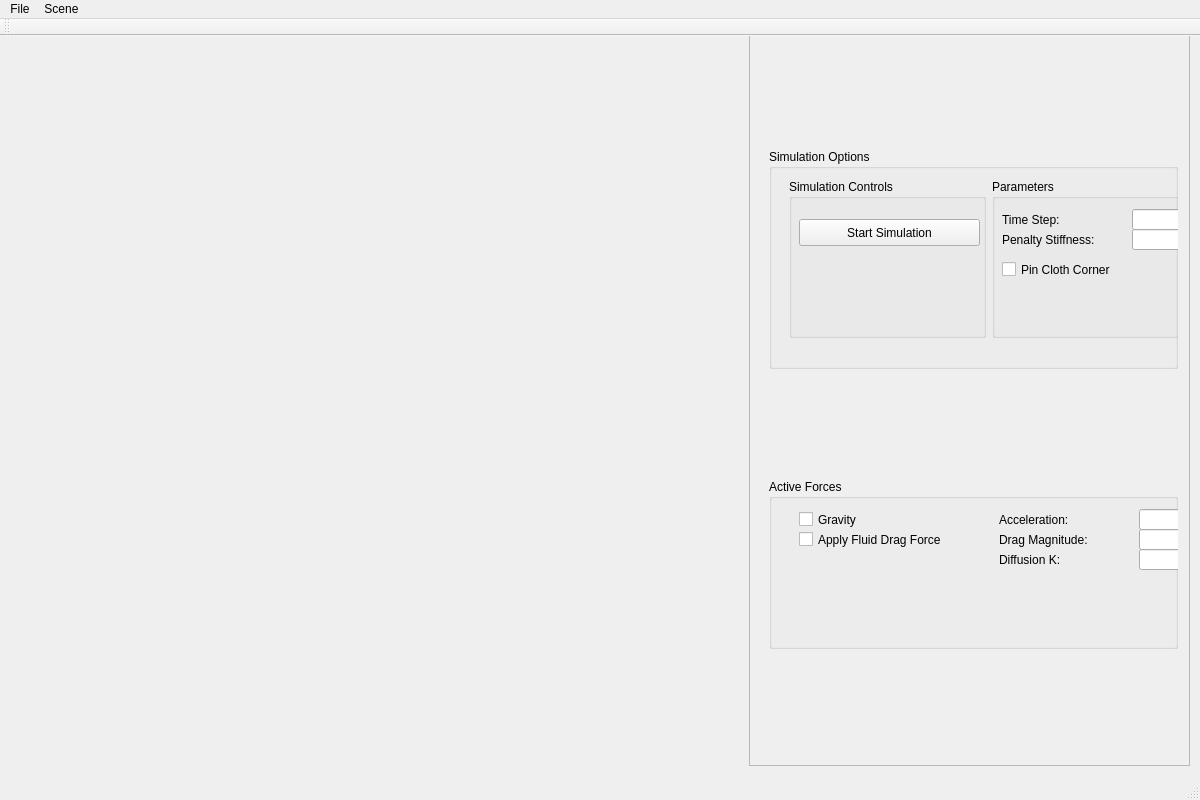
<?xml version="1.0" encoding="UTF-8"?>
<ui version="4.0">
 <class>MainWindow</class>
 <widget class="QMainWindow" name="MainWindow">
  <property name="geometry">
   <rect>
    <x>0</x>
    <y>0</y>
    <width>1200</width>
    <height>800</height>
   </rect>
  </property>
  <property name="windowTitle">
   <string>Virtual Catwalk</string>
  </property>
  <widget class="QWidget" name="centralWidget">
   <widget class="GLPanel" name="GLWidget" native="true">
    <property name="geometry">
     <rect>
      <x>10</x>
      <y>0</y>
      <width>731</width>
      <height>731</height>
     </rect>
    </property>
    <property name="sizePolicy">
     <sizepolicy hsizetype="Fixed" vsizetype="Fixed">
      <horstretch>0</horstretch>
      <verstretch>0</verstretch>
     </sizepolicy>
    </property>
    <property name="focusPolicy">
     <enum>Qt::StrongFocus</enum>
    </property>
   </widget>
   <widget class="QFrame" name="parameterFrame">
    <property name="geometry">
     <rect>
      <x>749</x>
      <y>-1</y>
      <width>441</width>
      <height>731</height>
     </rect>
    </property>
    <property name="frameShape">
     <enum>QFrame::StyledPanel</enum>
    </property>
    <property name="frameShadow">
     <enum>QFrame::Raised</enum>
    </property>
    <widget class="QWidget" name="verticalLayoutWidget">
     <property name="geometry">
      <rect>
       <x>9</x>
       <y>-1</y>
       <width>431</width>
       <height>731</height>
      </rect>
     </property>
     <layout class="QVBoxLayout" name="verticalLayout">
      <item>
       <widget class="QGroupBox" name="simOptionsBox">
        <property name="maximumSize">
         <size>
          <width>16777215</width>
          <height>220</height>
         </size>
        </property>
        <property name="title">
         <string>Simulation Options</string>
        </property>
        <widget class="QWidget" name="horizontalLayoutWidget">
         <property name="geometry">
          <rect>
           <x>9</x>
           <y>19</y>
           <width>421</width>
           <height>181</height>
          </rect>
         </property>
         <layout class="QHBoxLayout" name="horizontalLayout">
          <item>
           <widget class="QGroupBox" name="SimulationBox">
            <property name="title">
             <string>Simulation Controls</string>
            </property>
            <widget class="QPushButton" name="startSimulationButton">
             <property name="geometry">
              <rect>
               <x>10</x>
               <y>40</y>
               <width>181</width>
               <height>27</height>
              </rect>
             </property>
             <property name="text">
              <string>Start Simulation</string>
             </property>
            </widget>
           </widget>
          </item>
          <item>
           <widget class="QGroupBox" name="SimParametersBox">
            <property name="title">
             <string>Parameters</string>
            </property>
            <widget class="QLabel" name="timeStepLabel">
             <property name="geometry">
              <rect>
               <x>10</x>
               <y>30</y>
               <width>81</width>
               <height>21</height>
              </rect>
             </property>
             <property name="text">
              <string>Time Step:</string>
             </property>
            </widget>
            <widget class="QLineEdit" name="timeStepEdit">
             <property name="geometry">
              <rect>
               <x>140</x>
               <y>30</y>
               <width>61</width>
               <height>21</height>
              </rect>
             </property>
            </widget>
            <widget class="QLabel" name="penaltyStiffnessLabel">
             <property name="geometry">
              <rect>
               <x>10</x>
               <y>50</y>
               <width>131</width>
               <height>21</height>
              </rect>
             </property>
             <property name="text">
              <string>Penalty Stiffness:</string>
             </property>
            </widget>
            <widget class="QLineEdit" name="penaltyStiffnessEdit">
             <property name="geometry">
              <rect>
               <x>140</x>
               <y>50</y>
               <width>61</width>
               <height>21</height>
              </rect>
             </property>
            </widget>
            <widget class="QCheckBox" name="pinClothCornersCheckbox">
             <property name="geometry">
              <rect>
               <x>10</x>
               <y>80</y>
               <width>151</width>
               <height>21</height>
              </rect>
             </property>
             <property name="text">
              <string>Pin Cloth Corner</string>
             </property>
            </widget>
           </widget>
          </item>
         </layout>
        </widget>
       </widget>
      </item>
      <item>
       <widget class="QGroupBox" name="activeForcesBox">
        <property name="maximumSize">
         <size>
          <width>16777215</width>
          <height>170</height>
         </size>
        </property>
        <property name="title">
         <string>Active Forces</string>
        </property>
        <widget class="QCheckBox" name="gravityCheckBox">
         <property name="geometry">
          <rect>
           <x>30</x>
           <y>30</y>
           <width>97</width>
           <height>21</height>
          </rect>
         </property>
         <property name="text">
          <string>Gravity</string>
         </property>
        </widget>
        <widget class="QLabel" name="gravityGLabel">
         <property name="geometry">
          <rect>
           <x>230</x>
           <y>30</y>
           <width>121</width>
           <height>21</height>
          </rect>
         </property>
         <property name="text">
          <string>Acceleration:</string>
         </property>
        </widget>
        <widget class="QLineEdit" name="gravityGEdit">
         <property name="geometry">
          <rect>
           <x>370</x>
           <y>30</y>
           <width>51</width>
           <height>21</height>
          </rect>
         </property>
        </widget>
        <widget class="QLabel" name="kDiffLabel">
         <property name="geometry">
          <rect>
           <x>230</x>
           <y>70</y>
           <width>121</width>
           <height>21</height>
          </rect>
         </property>
         <property name="text">
          <string>Diffusion K:</string>
         </property>
        </widget>
        <widget class="QLineEdit" name="kDiffEdit">
         <property name="geometry">
          <rect>
           <x>370</x>
           <y>70</y>
           <width>51</width>
           <height>21</height>
          </rect>
         </property>
        </widget>
        <widget class="QCheckBox" name="fluidDragForceCheckbox">
         <property name="geometry">
          <rect>
           <x>30</x>
           <y>50</y>
           <width>191</width>
           <height>21</height>
          </rect>
         </property>
         <property name="text">
          <string>Apply Fluid Drag Force</string>
         </property>
        </widget>
        <widget class="QLabel" name="kDragMagLabel">
         <property name="geometry">
          <rect>
           <x>230</x>
           <y>50</y>
           <width>121</width>
           <height>21</height>
          </rect>
         </property>
         <property name="text">
          <string>Drag Magnitude:</string>
         </property>
        </widget>
        <widget class="QLineEdit" name="kDragMagEdit">
         <property name="geometry">
          <rect>
           <x>370</x>
           <y>50</y>
           <width>51</width>
           <height>21</height>
          </rect>
         </property>
        </widget>
       </widget>
      </item>
     </layout>
    </widget>
   </widget>
  </widget>
  <widget class="QMenuBar" name="menuBar">
   <property name="geometry">
    <rect>
     <x>0</x>
     <y>0</y>
     <width>1200</width>
     <height>27</height>
    </rect>
   </property>
   <widget class="QMenu" name="menuFile">
    <property name="title">
     <string>File</string>
    </property>
    <addaction name="actionExit"/>
   </widget>
   <widget class="QMenu" name="menuScene">
    <property name="title">
     <string>Scene</string>
    </property>
    <addaction name="actionReset"/>
    <addaction name="actionReset_Everything"/>
   </widget>
   <addaction name="menuFile"/>
   <addaction name="menuScene"/>
  </widget>
  <widget class="QToolBar" name="mainToolBar">
   <attribute name="toolBarArea">
    <enum>TopToolBarArea</enum>
   </attribute>
   <attribute name="toolBarBreak">
    <bool>false</bool>
   </attribute>
  </widget>
  <widget class="QStatusBar" name="statusBar"/>
  <action name="actionExit">
   <property name="text">
    <string>Exit</string>
   </property>
  </action>
  <action name="actionReset">
   <property name="text">
    <string>Clear Scene</string>
   </property>
  </action>
  <action name="actionReset_Everything">
   <property name="text">
    <string>Reset Everything</string>
   </property>
  </action>
 </widget>
 <layoutdefault spacing="6" margin="11"/>
 <customwidgets>
  <customwidget>
   <class>GLPanel</class>
   <extends>QWidget</extends>
   <header>glpanel.h</header>
   <container>1</container>
  </customwidget>
 </customwidgets>
 <resources/>
 <connections/>
</ui>
